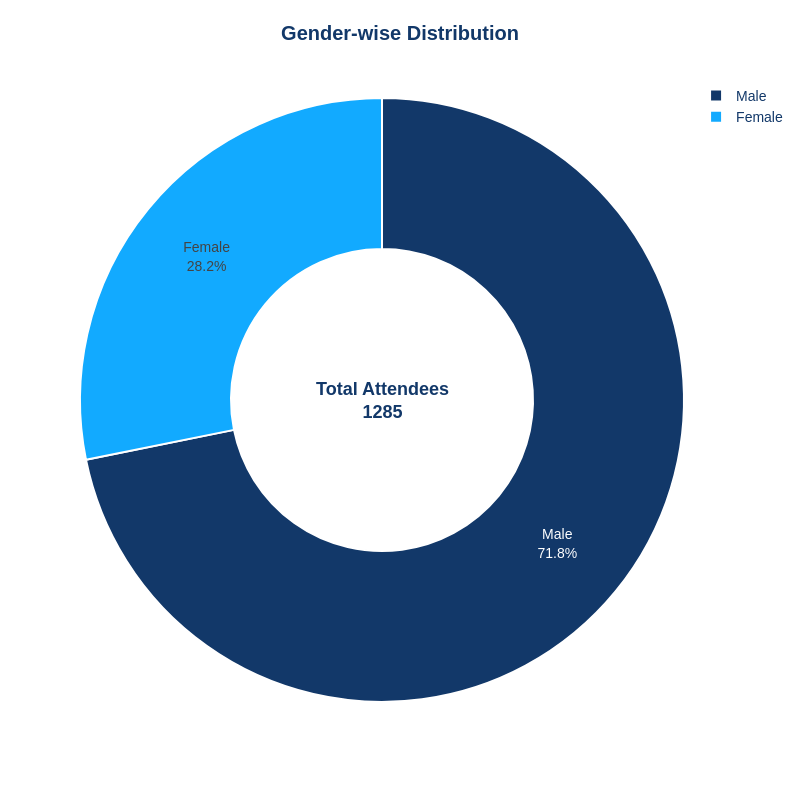

The notebook cell this image was saved under:
### Code cell
import pandas as pd
import plotly.express as px

# Load the data
file_path = "../../data/all_students_data/copy_of_sessions_database.csv"
df = pd.read_csv(file_path)

# Ensure column name matches (case-sensitive)
gender_distribution = df['Gender'].value_counts().reset_index()
gender_distribution.columns = ['Gender', 'Count']

# Total number of attendees
total_attendees = 1285

# Create the pie chart with enhanced interactivity
fig = px.pie(
    gender_distribution,
    names='Gender',
    values='Count',
    title='<b>Gender-wise Distribution</b>',
    color_discrete_sequence=['#123869', '#12AAFF', '#BDD5F4'],
    hole=0.5  # Increased hole size
)

# Add customization
fig.update_traces(
    textinfo='percent+label',  # Show percentage and labels
    hovertemplate='<b>%{label}</b><br>Count: %{value}<br>Percentage: %{percent}<extra></extra>',
    marker=dict(line=dict(color='#FFFFFF', width=2))  # Add a border for slices
)

# Add annotation for the center text
fig.add_annotation(
    text=f"<b>Total Attendees<br>{total_attendees}</b>",  # Add bold text for clarity
    x=0.5,  # Center horizontally
    y=0.5,  # Center vertically
    font=dict(size=18, color='#123869'),  # Adjusted font size
    showarrow=False,  # No arrow
    align='center'  # Center align text
)

# Update layout for better appearance and increased size
fig.update_layout(
    title=dict(
        x=0.5,
        xanchor='center',
        font=dict(size=20, color='#123869')
    ),
    font=dict(family="Arial", size=14, color='#123869'),
    margin=dict(t=80, b=80, l=80, r=80),  # Adjust margins for better spacing
    width=800,  # Increase width
    height=800  # Increase height
)

# Show the plot
fig.show()
# fig.write_html("Gender Wise Distribution.html")

### Figure 1 — Plotly figure (JSON) as saved in the notebook; plotly's stock layout.template omitted (floating-point values rounded to 4 significant figures)
{"data": [{"domain": {"x": [0, 1], "y": [0, 1]}, "hole": 0.5, "hovertemplate": "<b>%{label}</b><br>Count: %{value}<br>Percentage: %{percent}<extra></extra>", "labels": ["Male", "Female"], "legendgroup": "", "marker": {"line": {"color": "#FFFFFF", "width": 2}}, "name": "", "showlegend": true, "textinfo": "percent+label", "type": "pie", "values": [923, 362]}], "layout": {"annotations": [{"align": "center", "font": {"color": "#123869", "size": 18}, "showarrow": false, "text": "<b>Total Attendees<br>1285</b>", "x": 0.5, "y": 0.5}], "font": {"color": "#123869", "family": "Arial", "size": 14}, "height": 800, "legend": {"tracegroupgap": 0}, "margin": {"b": 80, "l": 80, "r": 80, "t": 80}, "piecolorway": ["#123869", "#12AAFF", "#BDD5F4"], "title": {"font": {"color": "#123869", "size": 20}, "text": "<b>Gender-wise Distribution</b>", "x": 0.5, "xanchor": "center"}, "width": 800}}
